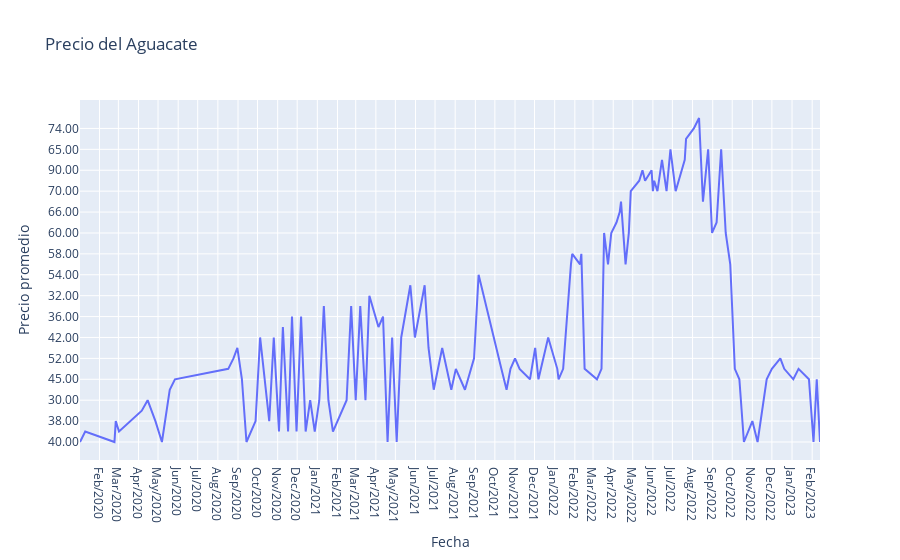

This figure's notebook cell:
### Code cell
fig = px.line(aux2, x="Fecha", y='Frec',
              title='Precio del Aguacate')
fig.update_xaxes(
    dtick="M1",
    tickformat="%b/%Y")
fig.update_layout(
    yaxis_title="Precio promedio")
fig.show()
